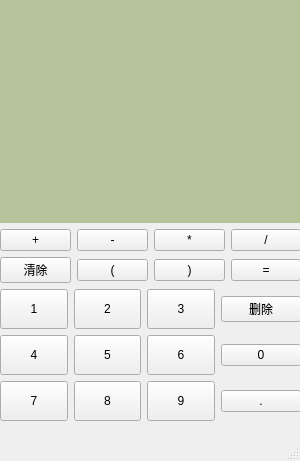
<?xml version="1.0" encoding="UTF-8"?>
<ui version="4.0">
 <class>MainWindow</class>
 <widget class="QMainWindow" name="MainWindow">
  <property name="geometry">
   <rect>
    <x>0</x>
    <y>0</y>
    <width>300</width>
    <height>461</height>
   </rect>
  </property>
  <property name="minimumSize">
   <size>
    <width>300</width>
    <height>460</height>
   </size>
  </property>
  <property name="maximumSize">
   <size>
    <width>300</width>
    <height>461</height>
   </size>
  </property>
  <property name="windowTitle">
   <string>MainWindow</string>
  </property>
  <widget class="QWidget" name="centralwidget">
   <widget class="QWidget" name="">
    <property name="geometry">
     <rect>
      <x>0</x>
      <y>0</y>
      <width>301</width>
      <height>421</height>
     </rect>
    </property>
    <layout class="QVBoxLayout" name="verticalLayout">
     <item>
      <widget class="QLabel" name="label">
       <property name="styleSheet">
        <string notr="true">background-color: rgb(182, 194, 154);font-size:20px;color:black;</string>
       </property>
       <property name="text">
        <string>&lt;html&gt;&lt;head/&gt;&lt;body&gt;&lt;p&gt;&lt;br/&gt;&lt;/p&gt;&lt;/body&gt;&lt;/html&gt;</string>
       </property>
      </widget>
     </item>
     <item>
      <layout class="QHBoxLayout" name="horizontalLayout">
       <item>
        <widget class="QPushButton" name="pushButton_14">
         <property name="text">
          <string>+</string>
         </property>
        </widget>
       </item>
       <item>
        <widget class="QPushButton" name="pushButton_15">
         <property name="text">
          <string>-</string>
         </property>
        </widget>
       </item>
       <item>
        <widget class="QPushButton" name="pushButton_12">
         <property name="text">
          <string>*</string>
         </property>
        </widget>
       </item>
       <item>
        <widget class="QPushButton" name="pushButton_13">
         <property name="text">
          <string>/</string>
         </property>
        </widget>
       </item>
      </layout>
     </item>
     <item>
      <layout class="QHBoxLayout" name="horizontalLayout_2">
       <item>
        <widget class="QPushButton" name="pushButton_18">
         <property name="text">
          <string>清除</string>
         </property>
        </widget>
       </item>
       <item>
        <widget class="QPushButton" name="pushButton_17">
         <property name="text">
          <string>(</string>
         </property>
        </widget>
       </item>
       <item>
        <widget class="QPushButton" name="pushButton_16">
         <property name="text">
          <string>)</string>
         </property>
        </widget>
       </item>
       <item>
        <widget class="QPushButton" name="pushButton_11">
         <property name="text">
          <string>=</string>
         </property>
        </widget>
       </item>
      </layout>
     </item>
     <item>
      <layout class="QHBoxLayout" name="horizontalLayout_3">
       <item>
        <widget class="QPushButton" name="pushButton">
         <property name="minimumSize">
          <size>
           <width>40</width>
           <height>40</height>
          </size>
         </property>
         <property name="text">
          <string>1</string>
         </property>
        </widget>
       </item>
       <item>
        <widget class="QPushButton" name="pushButton_2">
         <property name="minimumSize">
          <size>
           <width>40</width>
           <height>40</height>
          </size>
         </property>
         <property name="text">
          <string>2</string>
         </property>
        </widget>
       </item>
       <item>
        <widget class="QPushButton" name="pushButton_3">
         <property name="minimumSize">
          <size>
           <width>40</width>
           <height>40</height>
          </size>
         </property>
         <property name="text">
          <string>3</string>
         </property>
        </widget>
       </item>
       <item>
        <widget class="QPushButton" name="pushButton_19">
         <property name="text">
          <string>删除</string>
         </property>
        </widget>
       </item>
      </layout>
     </item>
     <item>
      <layout class="QHBoxLayout" name="horizontalLayout_4">
       <item>
        <widget class="QPushButton" name="pushButton_4">
         <property name="minimumSize">
          <size>
           <width>40</width>
           <height>40</height>
          </size>
         </property>
         <property name="text">
          <string>4</string>
         </property>
        </widget>
       </item>
       <item>
        <widget class="QPushButton" name="pushButton_5">
         <property name="minimumSize">
          <size>
           <width>40</width>
           <height>40</height>
          </size>
         </property>
         <property name="text">
          <string>5</string>
         </property>
        </widget>
       </item>
       <item>
        <widget class="QPushButton" name="pushButton_6">
         <property name="minimumSize">
          <size>
           <width>40</width>
           <height>40</height>
          </size>
         </property>
         <property name="text">
          <string>6</string>
         </property>
        </widget>
       </item>
       <item>
        <widget class="QPushButton" name="pushButton_23">
         <property name="text">
          <string>0</string>
         </property>
        </widget>
       </item>
      </layout>
     </item>
     <item>
      <layout class="QHBoxLayout" name="horizontalLayout_5">
       <item>
        <widget class="QPushButton" name="pushButton_7">
         <property name="minimumSize">
          <size>
           <width>40</width>
           <height>40</height>
          </size>
         </property>
         <property name="text">
          <string>7</string>
         </property>
        </widget>
       </item>
       <item>
        <widget class="QPushButton" name="pushButton_8">
         <property name="minimumSize">
          <size>
           <width>40</width>
           <height>40</height>
          </size>
         </property>
         <property name="text">
          <string>8</string>
         </property>
        </widget>
       </item>
       <item>
        <widget class="QPushButton" name="pushButton_9">
         <property name="minimumSize">
          <size>
           <width>40</width>
           <height>40</height>
          </size>
         </property>
         <property name="text">
          <string>9</string>
         </property>
        </widget>
       </item>
       <item>
        <widget class="QPushButton" name="pushButton_10">
         <property name="text">
          <string>.</string>
         </property>
        </widget>
       </item>
      </layout>
     </item>
    </layout>
   </widget>
  </widget>
  <widget class="QMenuBar" name="menubar">
   <property name="geometry">
    <rect>
     <x>0</x>
     <y>0</y>
     <width>300</width>
     <height>26</height>
    </rect>
   </property>
  </widget>
  <widget class="QStatusBar" name="statusbar"/>
  <action name="action">
   <property name="text">
    <string>简易函数绘制</string>
   </property>
  </action>
  <action name="action_3">
   <property name="text">
    <string>关于</string>
   </property>
  </action>
 </widget>
 <resources/>
 <connections/>
</ui>
